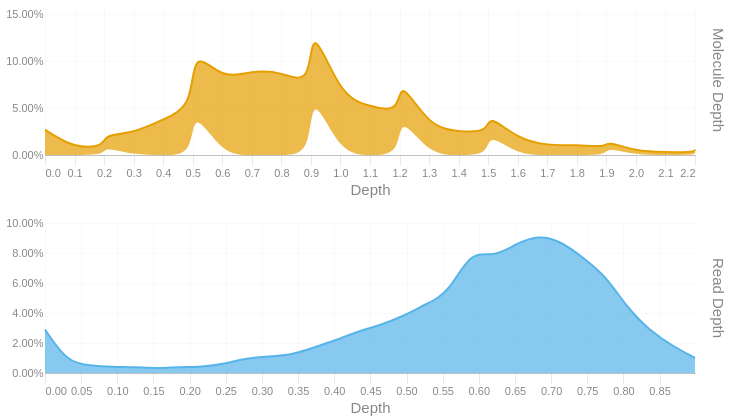

Source (notebook cell):
### Code cell
readdep = depth_hist(tb['Read Depth'], q99, 3)
readdep = readdep.with_columns(pl.lit('Read Depth').alias('Metric'))
if not SKIPLR:
    moldep = depth_hist(tb['Molecule Depth'], mol_q99, 1)
    moldep = moldep.with_columns(pl.lit('Molecule Depth').alias('Metric'))
    _hist = pl.concat([readdep, moldep])
    _hist = _hist.filter(pl.col('Proportion') != 0)
    with SafeRender(_hist):
        (
            alt.Chart(_hist)        
            .mark_area(interpolate = "basis")
            .encode(
                x=alt.X('Bin:Q').scale(domainMin=0).axis(alt.Axis(title='Depth')),
                y = alt.Y('Proportion:Q', title = None).axis(format = '.2%'),
                color = alt.Color('Metric:N').legend(None),
                row = alt.Row("Metric:N").header(title = None, labelOrient = 'right'),
                tooltip = [
                    alt.Tooltip("Metric:N", title = "Metric"),
                    alt.Tooltip('Interval:N', title = "Depth Interval"),
                    alt.Tooltip('Proportion:Q', title = "% Alignments").format('.2%')
                ]
            )
            .resolve_scale(x='independent', y='independent')
            .properties(
                height = 150, width = 650,
                usermeta={'embedOptions': {'downloadFileName': f'{samplename}.depth.hist'}}
            )
        ).display()
else:
    readdep = readdep.filter(pl.col('Proportion') != 0)
    with SafeRender(readdep):
        (
            alt.Chart(readdep)        
            .mark_area(interpolate = "basis")
            .encode(
                x=alt.X('Bin:Q').scale(domainMin=0).axis(alt.Axis(title='Depth')),
                y = alt.Y('Proportion:Q', title = None).axis(format = '.2%'),
                tooltip = [
                    alt.Tooltip('Interval:N', title = "Depth Interval"),
                    alt.Tooltip('Proportion:Q', title = "% Alignments").format('.2%')
                ]
            )
            .properties(
                usermeta={'embedOptions': {'downloadFileName': f'{samplename}.depth.hist'}}
            )
        ).display()

### Figure 1 — Vega-Lite specification as saved in the notebook (floating-point values rounded to 4 significant figures)
{"width": 650, "height": 150, "config": {"title": {"anchor": "start", "dy": -15, "fontSize": 18, "color": "#888888", "subtitleColor": "#888888", "subtitleFontSize": 14}, "arc": {"fill": "#0072B2"}, "axis": {"domainColor": "#888888", "domainWidth": 0.5, "gridWidth": 0.2, "grid": false, "titleFontWeight": 400, "titleFontSize": 15, "labelFontSize": 11, "labelColor": "#888888", "tickColor": "#888888", "tickWidth": 0.2, "titleColor": "#888888"}, "axisBand": {"grid": false}, "axisX": {"grid": true, "tickSize": 10, "domainCap": "round"}, "axisY": {"domain": false, "grid": true, "tickSize": 0, "domainCap": "round"}, "background": "transparent", "header": {"labelFontSize": 15, "labelColor": "#888888", "titleFontSize": 15, "titleFontWeight": 600, "titleColor": "#888888"}, "legend": {"labelFont": "sans-serif", "labelFontSize": 12, "labelColor": "#888888", "symbolSize": 100, "symbolType": "circle", "titleFontSize": 12, "titlePadding": 10, "titleColor": "#888888", "title": null}, "range": {"category": ["#E69F00", "#56B4E9", "#009E73", "#F0E442", "#0072B2", "#D55E00", "#CC79A7", "#000000"], "diverging": ["#cfe8f3", "#a2d4ec", "#73bfe2", "#46abdb", "#1696d2", "#12719e"]}, "area": {"fill": "#0072B2", "fillOpacity": 0.7, "line": true, "strokeOpacity": 0.7}, "line": {"color": "#0072B2", "stroke": "#0072B2", "strokeWidth": 2}, "trail": {"color": "#0072B2", "stroke": "#0072B2", "strokeWidth": 0, "size": 1}, "point": {"filled": true, "fillOpacity": 1.0, "size": 95}, "text": {"color": "#888888", "fontSize": 11, "align": "right", "fontWeight": 400, "size": 11}, "bar": {"fill": "#0072B2", "stroke": null}, "view": {"stroke": null, "continuousWidth": 660, "continuousHeight": 400}}, "data": {"name": "data-55d523d467390b5b863191a4c236388f"}, "mark": {"type": "area", "interpolate": "basis"}, "encoding": {"color": {"field": "Metric", "legend": null, "type": "nominal"}, "row": {"field": "Metric", "header": {"title": null, "labelOrient": "right"}, "type": "nominal"}, "tooltip": [{"field": "Metric", "title": "Metric", "type": "nominal"}, {"field": "Interval", "title": "Depth Interval", "type": "nominal"}, {"field": "Proportion", "format": ".2%", "title": "% Alignments", "type": "quantitative"}], "x": {"axis": {"title": "Depth"}, "field": "Bin", "scale": {"domainMin": 0}, "type": "quantitative"}, "y": {"axis": {"format": ".2%"}, "field": "Proportion", "title": null, "type": "quantitative"}}, "resolve": {"scale": {"x": "independent", "y": "independent"}}, "usermeta": {"embedOptions": {"downloadFileName": "S6_Altamaha_3961.depth.hist"}}, "$schema": "https://vega.github.io/schema/vega-lite/v6.1.0.json", "datasets": {"data-55d523d467390b5b863191a4c236388f": [{"Bin": 0.0, "Interval": "0.0-0.031", "Proportion": 0.029, "Metric": "Read Depth"}, {"Bin": 0.031, "Interval": "0.031-0.062", "Proportion": 0.007, "Metric": "Read Depth"}, {"Bin": 0.062, "Interval": "0.062-0.093", "Proportion": 0.005, "Metric": "Read Depth"}, {"Bin": 0.093, "Interval": "0.093-0.124", "Proportion": 0.004, "Metric": "Read Depth"}, {"Bin": 0.124, "Interval": "0.124-0.155", "Proportion": 0.004, "Metric": "Read Depth"}, {"Bin": 0.155, "Interval": "0.155-0.186", "Proportion": 0.003, "Metric": "Read Depth"}, {"Bin": 0.186, "Interval": "0.186-0.217", "Proportion": 0.004, "Metric": "Read Depth"}, {"Bin": 0.217, "Interval": "0.217-0.248", "Proportion": 0.004, "Metric": "Read Depth"}, {"Bin": 0.248, "Interval": "0.248-0.279", "Proportion": 0.006, "Metric": "Read Depth"}, {"Bin": 0.279, "Interval": "0.279-0.31", "Proportion": 0.01, "Metric": "Read Depth"}, {"Bin": 0.31, "Interval": "0.31-0.341", "Proportion": 0.011, "Metric": "Read Depth"}, {"Bin": 0.341, "Interval": "0.341-0.372", "Proportion": 0.012, "Metric": "Read Depth"}, {"Bin": 0.372, "Interval": "0.372-0.403", "Proportion": 0.017, "Metric": "Read Depth"}, {"Bin": 0.403, "Interval": "0.403-0.434", "Proportion": 0.022, "Metric": "Read Depth"}, {"Bin": 0.434, "Interval": "0.434-0.465", "Proportion": 0.028, "Metric": "Read Depth"}, {"Bin": 0.465, "Interval": "0.465-0.496", "Proportion": 0.032, "Metric": "Read Depth"}, {"Bin": 0.496, "Interval": "0.496-0.527", "Proportion": 0.038, "Metric": "Read Depth"}, {"Bin": 0.527, "Interval": "0.527-0.558", "Proportion": 0.046, "Metric": "Read Depth"}, {"Bin": 0.558, "Interval": "0.558-0.589", "Proportion": 0.053, "Metric": "Read Depth"}, {"Bin": 0.589, "Interval": "0.589-0.62", "Proportion": 0.082, "Metric": "Read Depth"}, {"Bin": 0.62, "Interval": "0.62-0.651", "Proportion": 0.077, "Metric": "Read Depth"}, {"Bin": 0.651, "Interval": "0.651-0.682", "Proportion": 0.086, "Metric": "Read Depth"}, {"Bin": 0.682, "Interval": "0.682-0.713", "Proportion": 0.092, "Metric": "Read Depth"}, {"Bin": 0.713, "Interval": "0.713-0.744", "Proportion": 0.088, "Metric": "Read Depth"}, {"Bin": 0.744, "Interval": "0.744-0.775", "Proportion": 0.077, "Metric": "Read Depth"}, {"Bin": 0.775, "Interval": "0.775-0.806", "Proportion": 0.065, "Metric": "Read Depth"}, {"Bin": 0.806, "Interval": "0.806-0.837", "Proportion": 0.043, "Metric": "Read Depth"}, {"Bin": 0.837, "Interval": "0.837-0.868", "Proportion": 0.028, "Metric": "Read Depth"}, {"Bin": 0.868, "Interval": "0.868-0.899", "Proportion": 0.018, "Metric": "Read Depth"}, {"Bin": 0.899, "Interval": "0.899-0.93", "Proportion": 0.01, "Metric": "Read Depth"}, {"Bin": 0.0, "Interval": "0.0-0.1", "Proportion": 0.027, "Metric": "Molecule Depth"}, {"Bin": 0.1, "Interval": "0.1-0.2", "Proportion": 0.007, "Metric": "Molecule Depth"}, {"Bin": 0.2, "Interval": "0.2-0.2", "Proportion": 0.009, "Metric": "Molecule Depth"}, {"Bin": 0.2, "Interval": "0.2-0.3", "Proportion": 0.013, "Metric": "Molecule Depth"}, {"Bin": 0.3, "Interval": "0.3-0.4", "Proportion": 0.023, "Metric": "Molecule Depth"}, {"Bin": 0.4, "Interval": "0.4-0.5", "Proportion": 0.038, "Metric": "Molecule Depth"}, {"Bin": 0.5, "Interval": "0.5-0.5", "Proportion": 0.052, "Metric": "Molecule Depth"}, {"Bin": 0.5, "Interval": "0.5-0.6", "Proportion": 0.063, "Metric": "Molecule Depth"}, {"Bin": 0.6, "Interval": "0.6-0.7", "Proportion": 0.08, "Metric": "Molecule Depth"}, {"Bin": 0.7, "Interval": "0.7-0.8", "Proportion": 0.09, "Metric": "Molecule Depth"}, {"Bin": 0.8, "Interval": "0.8-0.9", "Proportion": 0.089, "Metric": "Molecule Depth"}, {"Bin": 0.9, "Interval": "0.9-0.9", "Proportion": 0.073, "Metric": "Molecule Depth"}, {"Bin": 0.9, "Interval": "0.9-1.0", "Proportion": 0.072, "Metric": "Molecule Depth"}, {"Bin": 1.0, "Interval": "1.0-1.1", "Proportion": 0.062, "Metric": "Molecule Depth"}, {"Bin": 1.1, "Interval": "1.1-1.2", "Proportion": 0.052, "Metric": "Molecule Depth"}, {"Bin": 1.2, "Interval": "1.2-1.2", "Proportion": 0.045, "Metric": "Molecule Depth"}, {"Bin": 1.2, "Interval": "1.2-1.3", "Proportion": 0.038, "Metric": "Molecule Depth"}, {"Bin": 1.3, "Interval": "1.3-1.4", "Proportion": 0.03, "Metric": "Molecule Depth"}, {"Bin": 1.4, "Interval": "1.4-1.5", "Proportion": 0.025, "Metric": "Molecule Depth"}, {"Bin": 1.5, "Interval": "1.5-1.5", "Proportion": 0.024, "Metric": "Molecule Depth"}, {"Bin": 1.5, "Interval": "1.5-1.6", "Proportion": 0.02, "Metric": "Molecule Depth"}, {"Bin": 1.6, "Interval": "1.6-1.7", "Proportion": 0.017, "Metric": "Molecule Depth"}, {"Bin": 1.7, "Interval": "1.7-1.8", "Proportion": 0.01, "Metric": "Molecule Depth"}, {"Bin": 1.8, "Interval": "1.8-1.9", "Proportion": 0.011, "Metric": "Molecule Depth"}, {"Bin": 1.9, "Interval": "1.9-1.9", "Proportion": 0.008, "Metric": "Molecule Depth"}, {"Bin": 1.9, "Interval": "1.9-2.0", "Proportion": 0.007, "Metric": "Molecule Depth"}, {"Bin": 2.0, "Interval": "2.0-2.1", "Proportion": 0.004, "Metric": "Molecule Depth"}, {"Bin": 2.1, "Interval": "2.1-2.2", "Proportion": 0.003, "Metric": "Molecule Depth"}, {"Bin": 2.2, "Interval": "2.2-2.2", "Proportion": 0.003, "Metric": "Molecule Depth"}, {"Bin": 2.2, "Interval": "2.2-2.32", "Proportion": 0.003, "Metric": "Molecule Depth"}]}}
